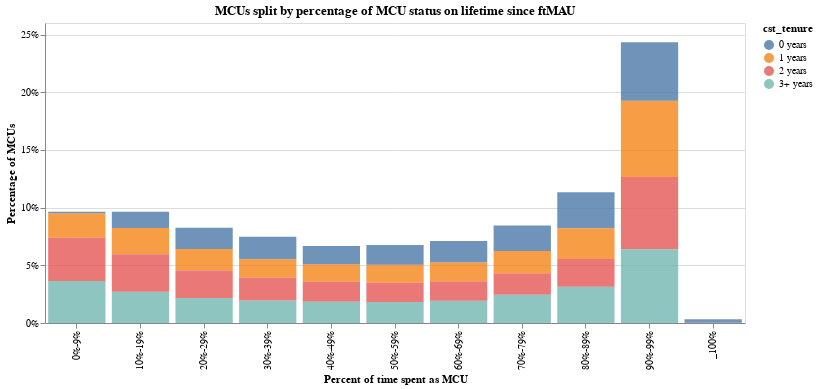

Notebook code for this chart:
### Markdown cell above
We can see that the spike volume is mostly consisting of customers who lapsed in 4 months. Some of them might return using the card in the future, but in general there is a group of customers that lapse right after starting.

At the bottom of the chart, in teal color, you can see a group of customers who have one continuous activity. At every point in the lifetime these make up around 25%-30% of MCU customers.

In the middle of the chart, orange and red colors, are the customers who lapse and return. The only difference is that the orange group of customers lapsed and are not currently active while the red area shows customers who returned and are currently active. These customers make up the highest share of MCUs.

### 3.3. Percentage of time spent as MCU <a name="33"></a>
Looking at customers based on lapses might not be the best way to evaluate engagement. We don't expect all the customers to use our card as the primary, so lapsing and returning might be a normal part of the lifecycle. Also, if we focus on reducing lapsers, this will turn into customers spending more time in MCU status. Therefore the percentage of time spent as MCU may be the target metric.

Lifetime in this case would mean the duration since ftMAU - when the customer is completely ready to engage in card transactions, until the account closure - just like in the previous sections.

The chart below displays all customers split by the amount of lifetime they spent with MCU status. Colors show the tenure length - just to evaluate whether higher MCU rates correlate with longer lifetime.

Please note that we count customers who had MCU status at least once. We ignore ftMAU customers who never were MCUs.

### Code cell
base = alt.Chart(active_time_perc).encode(
    x=alt.X("time_as_mcu:O", title="Percent of time spent as MCU")
)
# Create a bar for activity periods
bar = base.mark_bar(opacity=0.8).encode(
    y=alt.Y(
        "customer_perc:Q",
        stack="zero",
        axis=alt.Axis(format="%"),
        title="Percentage of MCUs",
    ),
    color=alt.Color("cst_tenure:N"),
)
# Create a selection that chooses the nearest point & selects based on x-value
nearest = alt.selection(
    type="single", nearest=True, on="mouseover", fields=["time_as_mcu"], empty="none"
)
# Transparent selectors across the chart. This is what tells us
# the x-value of the cursor
selectors = (
    base.mark_point()
    .encode(
        alt.X("time_as_mcu:O"),
        opacity=alt.value(0),
    )
    .add_selection(nearest)
)
text = bar.mark_text(align="center", dx=2, dy=-5).encode(
    y=alt.Y("customer_perc:Q", stack="zero"),
    text=alt.condition(nearest, "customer_perc:Q", alt.value(" "), format=".0%"),
)
alt.layer(bar, selectors, text).properties(
    width=700,
    height=300,
    title="MCUs split by percentage of MCU status on lifetime since ftMAU",
)

### Figure 1 — Vega-Lite specification as saved in the notebook (floating-point values rounded to 4 significant figures)
{"config": {"view": {"continuousWidth": 400, "continuousHeight": 300}}, "layer": [{"mark": {"type": "bar", "opacity": 0.8}, "encoding": {"color": {"type": "nominal", "field": "cst_tenure"}, "x": {"type": "ordinal", "field": "time_as_mcu", "title": "Percent of time spent as MCU"}, "y": {"type": "quantitative", "axis": {"format": "%"}, "field": "customer_perc", "stack": "zero", "title": "Percentage of MCUs"}}}, {"mark": "point", "encoding": {"opacity": {"value": 0}, "x": {"type": "ordinal", "field": "time_as_mcu"}}, "selection": {"selector005": {"type": "single", "nearest": true, "on": "mouseover", "fields": ["time_as_mcu"], "empty": "none"}}}, {"mark": {"type": "text", "align": "center", "dx": 2, "dy": -5}, "encoding": {"color": {"type": "nominal", "field": "cst_tenure"}, "text": {"condition": {"type": "quantitative", "field": "customer_perc", "format": ".0%", "selection": "selector005"}, "value": " "}, "x": {"type": "ordinal", "field": "time_as_mcu", "title": "Percent of time spent as MCU"}, "y": {"type": "quantitative", "field": "customer_perc", "stack": "zero"}}}], "data": {"name": "data-76ed63dd5c00b05c07599a591121fa42"}, "height": 300, "title": "MCUs split by percentage of MCU status on lifetime since ftMAU", "width": 700, "$schema": "https://vega.github.io/schema/vega-lite/v4.8.1.json", "datasets": {"data-76ed63dd5c00b05c07599a591121fa42": [{"time_as_mcu": "90%-99%", "cst_tenure": "2 years", "customer_perc": 0.06276}, {"time_as_mcu": "20%-29%", "cst_tenure": "2 years", "customer_perc": 0.02417}, {"time_as_mcu": "90%-99%", "cst_tenure": "3+ years", "customer_perc": 0.06386}, {"time_as_mcu": "70%-79%", "cst_tenure": "2 years", "customer_perc": 0.01868}, {"time_as_mcu": "50%-59%", "cst_tenure": "3+ years", "customer_perc": 0.01823}, {"time_as_mcu": "_100%", "cst_tenure": "1 years", "customer_perc": 0.0002969}, {"time_as_mcu": "80%-89%", "cst_tenure": "0 years", "customer_perc": 0.03103}, {"time_as_mcu": "90%-99%", "cst_tenure": "1 years", "customer_perc": 0.06605}, {"time_as_mcu": "20%-29%", "cst_tenure": "1 years", "customer_perc": 0.01836}, {"time_as_mcu": "40%-49%", "cst_tenure": "1 years", "customer_perc": 0.01517}, {"time_as_mcu": "_100%", "cst_tenure": "0 years", "customer_perc": 0.003005}, {"time_as_mcu": "0%-9%", "cst_tenure": "1 years", "customer_perc": 0.02118}, {"time_as_mcu": "70%-79%", "cst_tenure": "0 years", "customer_perc": 0.02209}, {"time_as_mcu": "60%-69%", "cst_tenure": "3+ years", "customer_perc": 0.01935}, {"time_as_mcu": "10%-19%", "cst_tenure": "1 years", "customer_perc": 0.02268}, {"time_as_mcu": "20%-29%", "cst_tenure": "3+ years", "customer_perc": 0.02165}, {"time_as_mcu": "0%-9%", "cst_tenure": "2 years", "customer_perc": 0.03743}, {"time_as_mcu": "70%-79%", "cst_tenure": "1 years", "customer_perc": 0.01923}, {"time_as_mcu": "10%-19%", "cst_tenure": "0 years", "customer_perc": 0.01399}, {"time_as_mcu": "70%-79%", "cst_tenure": "3+ years", "customer_perc": 0.02441}, {"time_as_mcu": "40%-49%", "cst_tenure": "0 years", "customer_perc": 0.01577}, {"time_as_mcu": "90%-99%", "cst_tenure": "0 years", "customer_perc": 0.05071}, {"time_as_mcu": "60%-69%", "cst_tenure": "2 years", "customer_perc": 0.01688}, {"time_as_mcu": "60%-69%", "cst_tenure": "0 years", "customer_perc": 0.01854}, {"time_as_mcu": "80%-89%", "cst_tenure": "3+ years", "customer_perc": 0.03146}, {"time_as_mcu": "30%-39%", "cst_tenure": "3+ years", "customer_perc": 0.01948}, {"time_as_mcu": "50%-59%", "cst_tenure": "2 years", "customer_perc": 0.01687}, {"time_as_mcu": "80%-89%", "cst_tenure": "1 years", "customer_perc": 0.02668}, {"time_as_mcu": "0%-9%", "cst_tenure": "0 years", "customer_perc": 0.00122}, {"time_as_mcu": "30%-39%", "cst_tenure": "0 years", "customer_perc": 0.01946}, {"time_as_mcu": "50%-59%", "cst_tenure": "1 years", "customer_perc": 0.01542}, {"time_as_mcu": "40%-49%", "cst_tenure": "2 years", "customer_perc": 0.01753}, {"time_as_mcu": "10%-19%", "cst_tenure": "3+ years", "customer_perc": 0.02714}, {"time_as_mcu": "30%-39%", "cst_tenure": "1 years", "customer_perc": 0.01621}, {"time_as_mcu": "60%-69%", "cst_tenure": "1 years", "customer_perc": 0.01629}, {"time_as_mcu": "0%-9%", "cst_tenure": "3+ years", "customer_perc": 0.0365}, {"time_as_mcu": "30%-39%", "cst_tenure": "2 years", "customer_perc": 0.01966}, {"time_as_mcu": "20%-29%", "cst_tenure": "0 years", "customer_perc": 0.01846}, {"time_as_mcu": "40%-49%", "cst_tenure": "3+ years", "customer_perc": 0.01832}, {"time_as_mcu": "10%-19%", "cst_tenure": "2 years", "customer_perc": 0.03254}, {"time_as_mcu": "80%-89%", "cst_tenure": "2 years", "customer_perc": 0.02409}, {"time_as_mcu": "50%-59%", "cst_tenure": "0 years", "customer_perc": 0.01716}]}}
